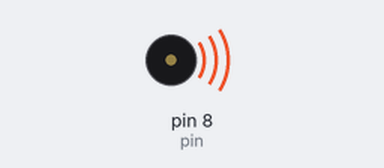
Bench run of a sketch on a simulated Arduino Uno, built with avr-gcc and run on an emulated ATmega328P. On the bench: buzzer (waves = sounding).

Above: at 0.15 s.
At 1.6 s:
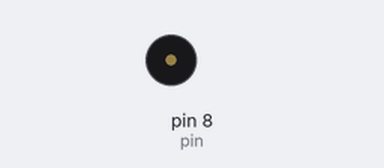
Timing chart, 0 to 6.2 s (numbered marks = the images above):
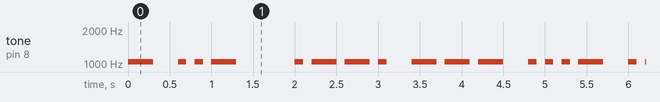

Measured:
- by itself, tone on pin 8 (pin): plays 1047 Hz for 0.30 s, 1047 Hz for 0.10 s, 1047 Hz for 0.10 s, 1047 Hz for 0.30 s, 1047 Hz for 0.10 s, 1047 Hz for 0.30 s … (337 notes in this stretch)

The sketch:

Prog1.ino
```cpp
/******************************************************************************
**                                                                           **
**                              Morse                                        **
**                                                                           **
**                                                                           **
******************************************************************************/

//****** Includes *************************************************************

//****** Variables ************************************************************
const int pin = 8;   // pin for speaker

int note = 1047;
int velocitat = 10;

//****** Setup ****************************************************************
void setup()
{
}

//****** Loop *****************************************************************
void loop()
{
  //T
  ratlla();
  espaiL();
  //U
  punt();
  punt();
  ratlla();
  espaiP();
  //P
  punt();
  ratlla();
  ratlla();
  punt();
  espaiL();
  //O
  ratlla();
  ratlla();
  ratlla();
  //Espai entre paraules
  espaiL();
  //S
  punt();
  punt();
  punt();

}

//****** Funcions *************************************************************
void punt()
{
  tone(pin, note, 1000/velocitat);
  delay(1000/velocitat);
  delay(1000/velocitat);
}

void ratlla()
{
  tone(pin, note, 3*(1000/velocitat));
  delay(3*(1000/velocitat));
  delay(1000/velocitat);
}

void espaiL()  //Espai entre lletres
{
  delay(2*(1000/velocitat));
}

void espaiP()  //Espai entre paraules
{
  delay(6*(1000/velocitat));
}
```
